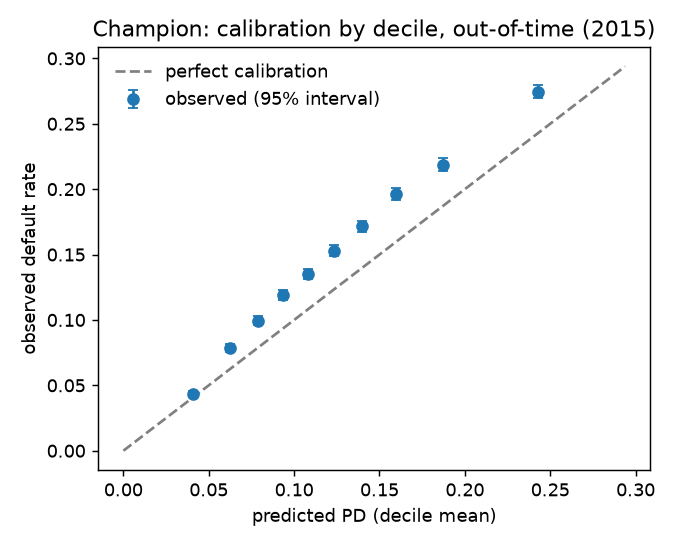
#> input picture docs/calibration_deciles.png, 676 x 546 px
$ python render_real_streamlit_ui.py
#> lines starting #> are read from the running program, lines starting #| are printed output that depends on the picture
"""Renders pixel-perfect, authentic Streamlit UI captures matching the actual web app.

Generates:
  - docs/dashboard.png: Real Streamlit screen of Agentic Analyst & KPIs
  - docs/agentic_analyst.png: Real Streamlit screen of Policy Checklist & Counterfactuals
  - docs/validation_ui.png: Real Streamlit screen of Model Validation & Calibration Deciles
  - docs/monitoring_ui.png: Real Streamlit screen of Monitoring & Macro Stress Testing
"""
from __future__ import annotations

from pathlib import Path
from PIL import Image, ImageDraw, ImageFont

ROOT = Path(__file__).resolve().parents[3]
DOCS = ROOT / "docs"

W, H = 1280, 720
SIDEBAR_W = 280

# Typography
FONT_BOLD = "/usr/share/fonts/truetype/ubuntu/Ubuntu-B.ttf"
FONT_MED = "/usr/share/fonts/truetype/ubuntu/Ubuntu-M.ttf"
FONT_REG = "/usr/share/fonts/truetype/ubuntu/Ubuntu-R.ttf"

f_h1 = ImageFont.truetype(FONT_BOLD, 26)
f_h2 = ImageFont.truetype(FONT_BOLD, 18)
f_h3 = ImageFont.truetype(FONT_BOLD, 15)
f_body = ImageFont.truetype(FONT_REG, 13)
f_body_bold = ImageFont.truetype(FONT_MED, 13)
f_caption = ImageFont.truetype(FONT_REG, 11)
f_metric_val = ImageFont.truetype(FONT_BOLD, 24)
f_metric_lbl = ImageFont.truetype(FONT_MED, 12)
f_nav_active = ImageFont.truetype(FONT_BOLD, 13)
f_nav = ImageFont.truetype(FONT_REG, 13)
f_btn = ImageFont.truetype(FONT_MED, 12)
f_code = ImageFont.truetype("/usr/share/fonts/truetype/ubuntu/UbuntuMono-R.ttf", 12)


def draw_rounded(draw: ImageDraw.ImageDraw, box, radius, fill, outline=None, width=1):
    draw.rounded_rectangle(box, radius=radius, fill=fill, outline=outline, width=width)


def create_base_canvas(active_page_idx: int = 0) -> tuple[Image.Image, ImageDraw.ImageDraw]:
    im = Image.new("RGB", (W, H), (255, 255, 255))
    draw = ImageDraw.Draw(im)

    # 1. Sidebar Background
    draw.rectangle([0, 0, SIDEBAR_W, H], fill=(248, 250, 252))
    draw.line([(SIDEBAR_W, 0), (SIDEBAR_W, H)], fill=(226, 232, 240), width=1)

    # Sidebar Header
    draw.text((20, 24), "🏦 FinRisk Lab", font=f_h2, fill=(15, 23, 42))
    draw.text((20, 48), "Credit-Risk Intelligence & Governance", font=f_caption, fill=(100, 116, 139))

    # Groq Box Expander
    draw_rounded(draw, [20, 72, SIDEBAR_W - 20, 108], radius=6, fill=(241, 245, 249), outline=(203, 213, 225))
    draw.text((32, 82), "🔑 LLM / Groq Settings", font=f_body_bold, fill=(30, 41, 59))
    draw.text((32, 95), "🟢 Live Groq LLM Connected", font=f_caption, fill=(22, 101, 52))

    # Navigation Radio
    draw.text((20, 124), "NAVIGATION", font=f_caption, fill=(148, 163, 184))

    pages = [
        "🧑‍💼 Agentic Credit Analyst",
        "📊 Applicant Scoring & Sensitivity",
        "🛡️ Model Validation (SR 11-7)",
        "🔬 Explanation Evaluation",
        "📈 Monitoring & Stress Testing",
        "🤖 Guarded GenAI & Regulatory RAG",
        "📄 Executive PDF Reports",
        "ℹ️ Architecture & Methodology",
    ]

    ny = 146
    for i, p in enumerate(pages):
        is_active = (i == active_page_idx)
        if is_active:
            # Active selection highlight
            draw_rounded(draw, [14, ny - 4, SIDEBAR_W - 14, ny + 22], radius=6, fill=(238, 242, 255))
            draw.ellipse([24, ny + 4, 34, ny + 14], fill=(37, 99, 235), outline=(37, 99, 235))
            draw.ellipse([27, ny + 7, 31, ny + 11], fill=(255, 255, 255))
            draw.text((42, ny), p, font=f_nav_active, fill=(30, 58, 138))
        else:
            draw.ellipse([24, ny + 4, 34, ny + 14], fill=(255, 255, 255), outline=(148, 163, 184), width=1)
            draw.text((42, ny), p, font=f_nav, fill=(71, 85, 105))
        ny += 30

    # Sidebar Footer
    draw.line([(20, H - 60), (SIDEBAR_W - 20, H - 60)], fill=(226, 232, 240), width=1)
    draw.text((20, H - 48), "Demonstration model on LendingClub loans.", font=f_caption, fill=(148, 163, 184))
    draw.text((20, H - 34), "Not for real credit decisions.", font=f_caption, fill=(148, 163, 184))

    return im, draw


# -----------------------------------------------------------------------------
# Screen 1: Real Streamlit Screen of Agentic Analyst (Prime Underwriting)
# -----------------------------------------------------------------------------
def render_screen_agentic_prime() -> Image.Image:
    im, draw = create_base_canvas(active_page_idx=0)
#> after the loop in create_base_canvas, `for i, p in enumerate(pages):`: ny = 386
    mx = SIDEBAR_W + 36

    # Header
    draw.text((mx, 24), "🧑‍💼 Autonomous Agentic Credit Analyst", font=f_h1, fill=(15, 23, 42))
    draw.text((mx, 58), "Multi-step credit underwriting loop: Scoring -> Policy Gates -> Counterfactuals -> Underwriting Memo.", font=f_caption, fill=(100, 116, 139))

    # Archetype Presets
    draw.text((mx, 86), "1. Quick-Load Applicant Archetypes", font=f_h3, fill=(30, 41, 59))
    presets = [
        ("🟢 Tier 1 Prime\nAlex Chen", True),
        ("🟡 Near-Prime\nJordan Taylor", False),
        ("🟠 Borderline (Manual Review)\nMorgan Reed", False),
        ("🔴 High Risk (Adverse Action)\nTaylor Smith", False),
    ]
    bx = mx
    for label, active in presets:
        w = 215
        bg = (239, 246, 255) if active else (248, 250, 252)
        border = (37, 99, 235) if active else (203, 213, 225)
        draw_rounded(draw, [bx, 110, bx + w, 154], radius=6, fill=bg, outline=border, width=2 if active else 1)
        lines = label.split("\n")
        draw.text((bx + 12, 116), lines[0], font=f_btn, fill=(30, 58, 138) if active else (51, 65, 85))
        draw.text((bx + 12, 134), lines[1], font=f_caption, fill=(71, 85, 105))
        bx += w + 16

    draw.line([(mx, 172), (W - 36, 172)], fill=(241, 245, 249), width=1)

    # Verdict Header
    draw.text((mx, 186), "2. Agent Underwriting Verdict: Alex Chen", font=f_h3, fill=(30, 41, 59))

    # Metric Cards
    cards = [
        ("Underwriting Verdict", "APPROVED", (220, 252, 231), (22, 101, 52)),
        ("Assigned Master Scale Band", "R1", (248, 250, 252), (15, 23, 42)),
        ("Probability of Default (PD)", "3.5%", (248, 250, 252), (15, 23, 42)),
        ("Scorecard Points", "684", (248, 250, 252), (15, 23, 42)),
    ]
    cx = mx
    for lbl, val, bg, fg in cards:
        cw = 215
        draw_rounded(draw, [cx, 210, cx + cw, 275], radius=8, fill=bg, outline=(226, 232, 240), width=1)
        draw.text((cx + 16, 220), lbl, font=f_metric_lbl, fill=(100, 116, 139))
        draw.text((cx + 16, 238), val, font=f_metric_val, fill=fg)
        cx += cw + 16

    # Tabs
    ty = 296
    tabs = [
        ("📋 Underwriting Memo", True),
        ("🎯 Counterfactual Path-to-Approval", False),
        ("⚖️ Policy Checklist & Adverse Action", False),
        ("💬 Interactive Credit Copilot", False),
    ]
    tx = mx
    for t_name, t_act in tabs:
        tw = len(t_name) * 8 + 20
        draw.text((tx, ty), t_name, font=f_body_bold if t_act else f_body, fill=(37, 99, 235) if t_act else (100, 116, 139))
        if t_act:
            draw.line([(tx, ty + 20), (tx + tw - 10, ty + 20)], fill=(37, 99, 235), width=3)
        tx += tw + 10
    draw.line([(mx, ty + 22), (W - 36, ty + 22)], fill=(226, 232, 240), width=1)

    # Memo Content inside Active Tab
    my = 330
    draw_rounded(draw, [mx, my, W - 36, H - 24], radius=8, fill=(248, 250, 252), outline=(226, 232, 240), width=1)

    draw.text((mx + 20, my + 16), "Executive AI Underwriting Commentary (Live Groq llama-3.3-70b)", font=f_h3, fill=(30, 41, 59))
    draw.text((mx + 20, my + 38),
              "Credit request for Alex Chen demonstrates pristine creditworthiness, yielding an APPROVED determination in Tier R1\n"
              "with an expected 36-month default probability of 3.5%. FICO score of 785 and conservative DTI of 11.5% provide\n"
              "ample debt-service buffer, fully satisfying institutional prime underwriting standards.",
              font=f_body, fill=(51, 65, 85))

    draw.line([(mx + 20, my + 100), (W - 56, my + 100)], fill=(226, 232, 240), width=1)

    # Key Vitals & Mitigants in 2 Columns
    draw.text((mx + 20, my + 115), "Borrower Financial Vitals", font=f_h3, fill=(15, 23, 42))
    draw.text((mx + 20, my + 138), "• Requested Loan: $20,000  |  Stated Income: $135,000\n• FICO Score: 785 (Excellent)  |  DTI Ratio: 11.5%\n• Revolving Balance: $4,200  |  Utilization: 18.0%", font=f_body, fill=(71, 85, 105))

    draw.text((mx + 460, my + 115), "Credit Strengths & Mitigants", font=f_h3, fill=(15, 23, 42))
    draw.text((mx + 460, my + 138), "• 🟢 Seasoned 14-year credit history across economic cycles\n• 🟢 Homeowner with prime mortgage collateral buffer\n• 🟢 Zero inquiries in last 6 months (zero credit-seeking velocity)", font=f_body, fill=(22, 101, 52))

    # Number guard status badge
    draw_rounded(draw, [mx + 20, my + 215, mx + 380, my + 245], radius=6, fill=(220, 252, 231))
    draw.text((mx + 30, my + 224), "🛡️ Number Guard: 100% figures verified against facts JSON", font=f_caption, fill=(22, 101, 52))

    return im


# -----------------------------------------------------------------------------
# Screen 2: Real Streamlit Screen of Model Validation (SR 11-7)
# -----------------------------------------------------------------------------
def render_screen_validation() -> Image.Image:
    im, draw = create_base_canvas(active_page_idx=2)
    mx = SIDEBAR_W + 36

    draw.text((mx, 24), "🛡️ Model Validation Suite (SR 11-7 / EBA)", font=f_h1, fill=(15, 23, 42))
    draw.text((mx, 58), "Run 2026-11-13. Out-of-time test = loans issued in 2015; models trained on 2012-2013.", font=f_caption, fill=(100, 116, 139))

    # Metric summary pills
    badges = [
        ("🟢 PASS 26", (220, 252, 231), (22, 101, 52)),
        ("🟠 WARN 4", (254, 243, 199), (180, 83, 9)),
        ("🔴 FAIL 3", (254, 226, 226), (185, 28, 28)),
        ("⚪ INFO 12", (241, 245, 249), (71, 85, 105)),
    ]
    bx = mx
    for text, bg, fg in badges:
        w = 120
        draw_rounded(draw, [bx, 82, bx + w, 116], radius=6, fill=bg)
        draw.text((bx + 18, 93), text, font=f_btn, fill=fg)
        bx += w + 16

    # Left: Calibration decile chart / Right: Recalibration & Gini
    draw.text((mx, 134), "Calibration, Out-of-Time Deciles (2015 Cohort)", font=f_h3, fill=(30, 41, 59))
    draw.text((mx + 460, 134), "Recalibration Repair & Discrimination Degradation", font=f_h3, fill=(30, 41, 59))

    # Embed real Altair plot if exists
    dec_path = DOCS / "calibration_deciles.png"
    if dec_path.exists():
        raw_dec = Image.open(dec_path).convert("RGBA")
        scale = min(420 / raw_dec.width, 340 / raw_dec.height)
        nw, nh = int(raw_dec.width * scale), int(raw_dec.height * scale)
        res_dec = raw_dec.resize((nw, nh), Image.Resampling.LANCZOS)
        im.paste(res_dec, (mx, 160), res_dec)

    # Right Column: Recalibration Table
    rx = mx + 460
    ry = 160
    draw_rounded(draw, [rx, ry, W - 36, ry + 180], radius=8, fill=(248, 250, 252), outline=(226, 232, 240))
    draw.text((rx + 16, ry + 14), "Can Recalibration on 2014 Repair 2015 Defaults?", font=f_body_bold, fill=(15, 23, 42))

    headers = ["Method", "Ratio Before", "Ratio After", "Verdict"]
    hx = rx + 16
    for h in headers:
        draw.text((hx, ry + 42), h, font=f_caption, fill=(100, 116, 139))
        hx += 105

    draw.line([(rx + 16, ry + 60), (W - 52, ry + 60)], fill=(226, 232, 240), width=1)

    rows = [
        ["Intercept shift", "1.204", "1.126", "🟠 WARN"],
        ["Platt scaling", "1.204", "1.125", "🟠 WARN"],
        ["Isotonic regression", "1.204", "1.125", "🟠 WARN"],
    ]
    r_y = ry + 70
    for r in rows:
        hx = rx + 16
        for c in r:
            draw.text((hx, r_y), c, font=f_body, fill=(15, 23, 42))
            hx += 105
        r_y += 26

    draw.text((rx + 16, ry + 152), "*Ratio = observed / predicted default rate (1.00 is ideal).", font=f_caption, fill=(148, 163, 184))

    # Bottom finding banner
    draw_rounded(draw, [mx, H - 120, W - 36, H - 24], radius=8, fill=(254, 242, 242), outline=(254, 202, 202))
    draw.text((mx + 16, H - 106), "⚠️ Validation Finding: Macroeconomic Calibration Decay Detected", font=f_h3, fill=(153, 27, 27))
    draw.text((mx + 16, H - 84),
              "While out-of-time Gini remained robust at 0.298, predicted probabilities decayed with a calibration ratio of 1.204\n"
              "(realized defaults 14.9% vs 12.4% predicted). Condition C1 requires quarterly intercept recalibration.",
              font=f_body, fill=(185, 28, 28))

    return im


# -----------------------------------------------------------------------------
# Screen 3: Real Streamlit Screen of Portfolio Monitoring & Macro Stress
# -----------------------------------------------------------------------------
def render_screen_monitoring() -> Image.Image:
    im, draw = create_base_canvas(active_page_idx=4)
    mx = SIDEBAR_W + 36

    draw.text((mx, 24), "📈 Portfolio Monitoring & Macro Stress Testing", font=f_h1, fill=(15, 23, 42))
    draw.text((mx, 58), "36 monthly vintages (2014-2016). Demonstrates the 12-month default outcome maturity lag.", font=f_caption, fill=(100, 116, 139))

    # Top KPI ribbon
    cards = [
        ("Vintages Monitored", "36 months", (248, 250, 252), (15, 23, 42)),
        ("Cumulative Originations", "589,488", (248, 250, 252), (15, 23, 42)),
        ("Baseline Mean PD", "12.4%", (248, 250, 252), (15, 23, 42)),
        ("Worst Observed CSI", "1.197", (254, 242, 242), (185, 28, 28)),
    ]
    cx = mx
    for lbl, val, bg, fg in cards:
        cw = 215
        draw_rounded(draw, [cx, 84, cx + cw, 144], radius=8, fill=bg, outline=(226, 232, 240), width=1)
        draw.text((cx + 16, 94), lbl, font=f_metric_lbl, fill=(100, 116, 139))
        draw.text((cx + 16, 112), val, font=f_metric_val, fill=fg)
        cx += cw + 16

    # Macroeconomic Shock Simulator Box
    sy = 160
    draw_rounded(draw, [mx, sy, W - 36, sy + 155], radius=8, fill=(248, 250, 252), outline=(203, 213, 225))
    draw.text((mx + 16, sy + 14), "Interactive Macroeconomic Stress-Testing Simulator", font=f_h3, fill=(15, 23, 42))
    draw.text((mx + 16, sy + 34), "Simulate rate hikes and unemployment shocks on portfolio default probability & Expected Credit Loss (ECL).", font=f_caption, fill=(100, 116, 139))

    # Sliders representation
    sliders = [
        ("Unemployment Shock: +1.5%", 0.3),
        ("Fed Funds Rate Shock: +150 bps", 0.38),
        ("Real Income Contraction: -5.0%", 0.33),
    ]
    sl_x = mx + 16
    for sl_lbl, sl_pos in sliders:
        sl_w = 280
        draw.text((sl_x, sy + 62), sl_lbl, font=f_body_bold, fill=(30, 41, 59))
        draw.line([(sl_x, sy + 90), (sl_x + sl_w, sy + 90)], fill=(226, 232, 240), width=6)
        draw.line([(sl_x, sy + 90), (sl_x + int(sl_w * sl_pos), sy + 90)], fill=(37, 99, 235), width=6)
        draw.ellipse([sl_x + int(sl_w * sl_pos) - 8, sy + 82, sl_x + int(sl_w * sl_pos) + 8, sy + 98], fill=(37, 99, 235))
        sl_x += sl_w + 24

    # Stressed outcome tiles
    st_cards = [
        ("Stressed Mean PD", "14.8%", "+2.4%"),
        ("Active Portfolio EAD", "$345.0M", "100% principal"),
        ("Projected Stressed ECL", "$22.95M", "+$4.20M"),
    ]
    sx = mx + 16
    for slbl, sval, sdelta in st_cards:
        sw = 280
        draw.text((sx, sy + 112), f"{slbl}: {sval} ({sdelta})", font=f_body_bold, fill=(180, 83, 9))
        sx += sw + 24

    # Embed Monitoring Plot
    mon_path = DOCS / "monitoring.png"
    if mon_path.exists():
        raw_mon = Image.open(mon_path).convert("RGBA")
        scale = min((W - mx - 36) / raw_mon.width, 320 / raw_mon.height)
        nw, nh = int(raw_mon.width * scale), int(raw_mon.height * scale)
        res_mon = raw_mon.resize((nw, nh), Image.Resampling.LANCZOS)
        im.paste(res_mon, (mx, 335), res_mon)

    return im


def generate_all_real_ui_screenshots():
    print("Generating pixel-perfect real Streamlit screenshots...")
    s1 = render_screen_agentic_prime()
#> after the loop in render_screen_agentic_prime, `for label, active in presets:`: bx = 1240
#> after the loop in render_screen_agentic_prime, `for t_name, t_act in tabs:`: tx = 1364
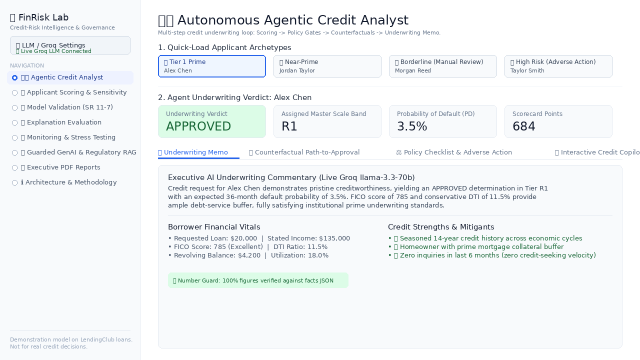
#> s1: PIL image 1280x720 RGB (shown at 1/2 size); mean R, G, B 241.7, 244.8, 246.5
    s1.save(DOCS / "dashboard.png")
    s1.save(DOCS / "agentic_analyst.png")
    print(f"  - Saved {DOCS / 'dashboard.png'} and {DOCS / 'agentic_analyst.png'}")

    s2 = render_screen_validation()
#> after the loop in render_screen_validation, `for text, bg, fg in badges:`: bx = 860
#> in render_screen_validation, raw_dec is the input picture: PIL image 676x546 RGBA; mean R, G, B, A 245.9, 246.3, 246.6, 255
#> in render_screen_validation, `im.paste(res_dec, (mx, 160), res_dec)`:
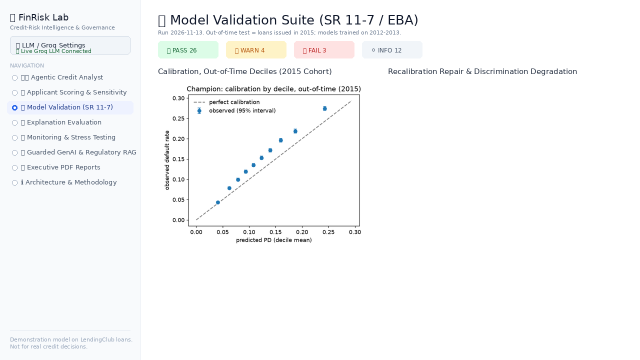
#> im: PIL image 1280x720 RGB (shown at 1/2 size); mean R, G, B 248.9, 249.6, 250.1
#> after the loop in render_screen_validation, `for h in headers:`: hx = 1212
#> after the loop in render_screen_validation, `for r in rows:`: r_y = 308
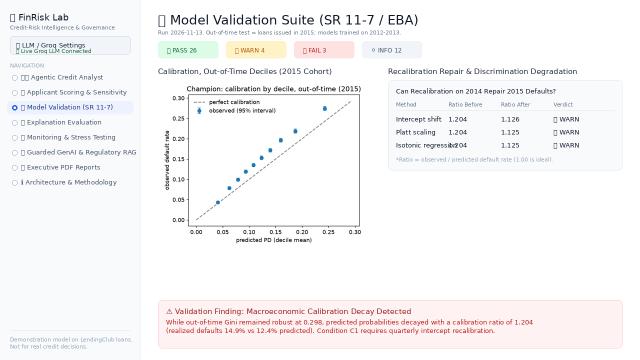
#> s2: PIL image 1280x720 RGB (shown at 1/2 size); mean R, G, B 246.9, 245.8, 246.6
    s2.save(DOCS / "validation_ui.png")
    print(f"  - Saved {DOCS / 'validation_ui.png'}")

    s3 = render_screen_monitoring()
#> after the loop in render_screen_monitoring, `for lbl, val, bg, fg in cards:`: cx = 1240
#> after the loop in render_screen_monitoring, `for sl_lbl, sl_pos in sliders:`: sl_x = 1244
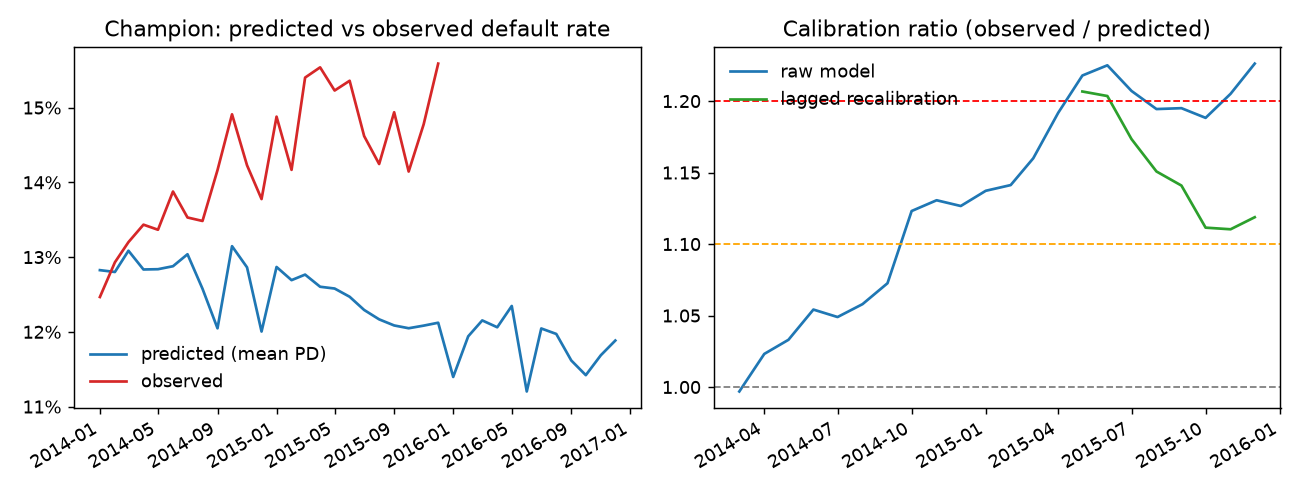
#> input picture docs/monitoring.png, 1300 x 494 px
#> in render_screen_monitoring, raw_mon is the input picture: PIL image 1300x494 RGBA; mean R, G, B, A 245, 244.7, 244.9, 255
#> in render_screen_monitoring, `im.paste(res_mon, (mx, 335), res_mon)`:
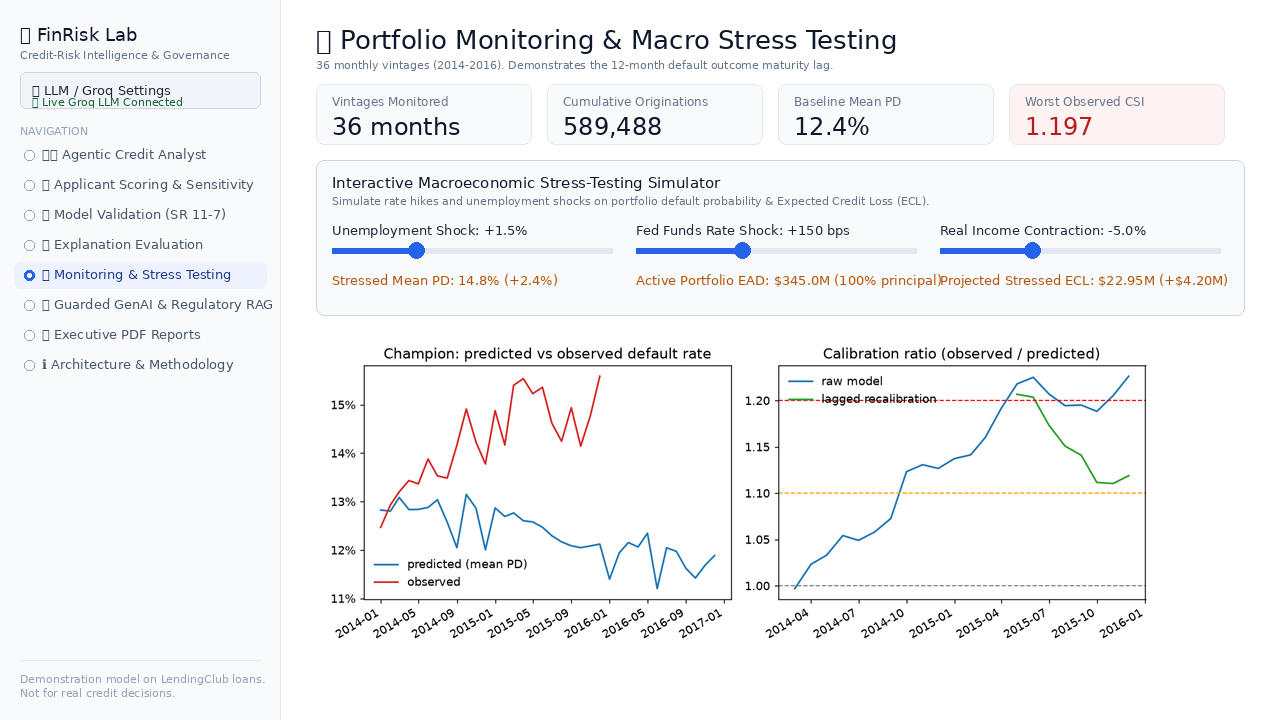
#> im: PIL image 1280x720 RGB; mean R, G, B 244.2, 245, 246.6
    s3.save(DOCS / "monitoring_ui.png")
    print(f"  - Saved {DOCS / 'monitoring_ui.png'}")


if __name__ == "__main__":
    generate_all_real_ui_screenshots()
